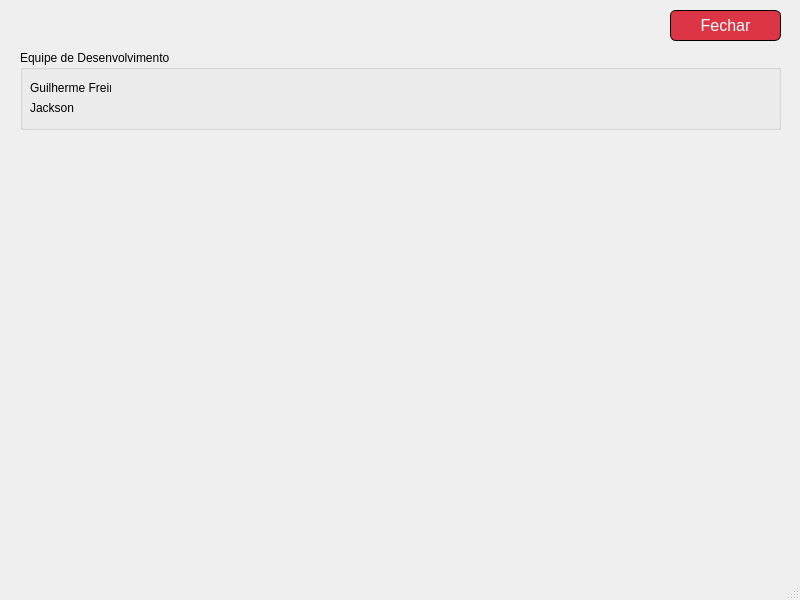
<?xml version="1.0" encoding="UTF-8"?>
<ui version="4.0">
 <class>MainWindow</class>
 <widget class="QMainWindow" name="MainWindow">
  <property name="geometry">
   <rect>
    <x>0</x>
    <y>0</y>
    <width>800</width>
    <height>600</height>
   </rect>
  </property>
  <property name="windowTitle">
   <string>Equipe</string>
  </property>
  <widget class="QWidget" name="centralwidget">
   <widget class="QGroupBox" name="groupBox">
    <property name="geometry">
     <rect>
      <x>20</x>
      <y>50</y>
      <width>761</width>
      <height>80</height>
     </rect>
    </property>
    <property name="title">
     <string>Equipe de Desenvolvimento</string>
    </property>
    <widget class="QLabel" name="label">
     <property name="geometry">
      <rect>
       <x>10</x>
       <y>30</y>
       <width>81</width>
       <height>16</height>
      </rect>
     </property>
     <property name="text">
      <string>Guilherme Freire</string>
     </property>
    </widget>
    <widget class="QLabel" name="label_2">
     <property name="geometry">
      <rect>
       <x>10</x>
       <y>50</y>
       <width>81</width>
       <height>16</height>
      </rect>
     </property>
     <property name="text">
      <string>Jackson</string>
     </property>
    </widget>
   </widget>
   <widget class="QPushButton" name="fecharSistemaEquipe">
    <property name="geometry">
     <rect>
      <x>670</x>
      <y>10</y>
      <width>111</width>
      <height>31</height>
     </rect>
    </property>
    <property name="styleSheet">
     <string notr="true">QPushButton{
	font-size:16px;
	border-style:solid;
	border-width: 1px;
	border-radius: 6;
	background-color: #dc3545;
	color: white;
	border-color: black;
}

QPushButton:hover{
	font-size:16px;
	border-style:solid;
	border-width: 1px;
	border-radius: 6;
	background-color: #dc3545;
	color: white;
	border-color: black;
}

</string>
    </property>
    <property name="text">
     <string>Fechar</string>
    </property>
   </widget>
  </widget>
  <widget class="QStatusBar" name="statusbar"/>
  <action name="actionEquipe_de_Desenvolvimento">
   <property name="text">
    <string>Equipe de Desenvolvimento</string>
   </property>
  </action>
 </widget>
 <resources/>
 <connections/>
</ui>
